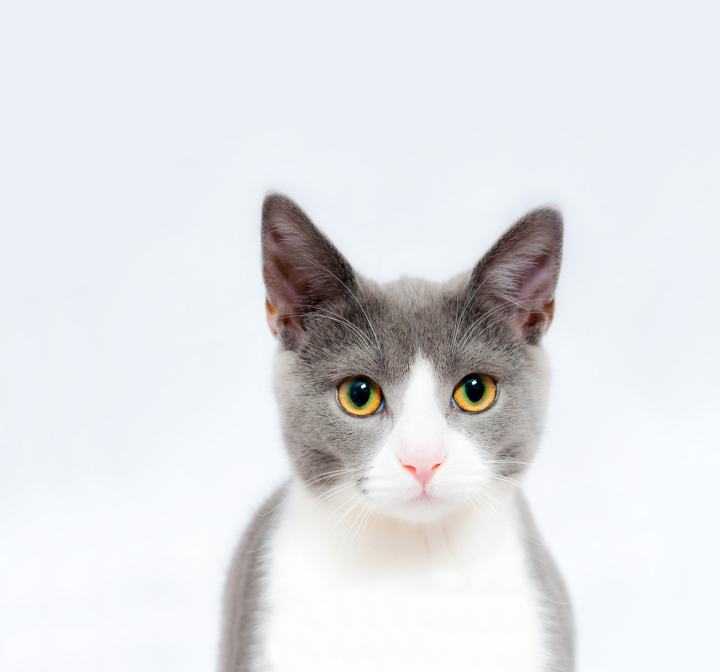
#> input picture example_images/cat.jpg, 2160 x 2016 px (shown at 1/3 size)
$ jupyter execute '1.Pillow库.ipynb'
#> lines starting #> are read from the running program, lines starting #| are printed output that depends on the picture
# 1.Pillow库的安装和导入

Pillow是Python用来进行图像处理的第三方库，其安装方式如下：

在Pillow库中，有大量的模块和插件，其中最常用的是Image模块，其它模块都是在Image模块基础上进一步对图像进行处理，Image模块导入方式如下：

[cell 1]
from PIL import Image

# 2.图像的表示

图像由一个个像素点组成，每个像素点包含三元组RGB。

## 2.1 提取像素点

[cell 2]
from PIL import Image
img = Image.open('../example_images/cat.jpg')
#> img is the input picture: PIL image 2160x2016 RGB; mean R, G, B 225.5, 227, 229.9
position=(0,0) # (0,0)图像中像素点位置
img.getpixel(position)
#> Out = (236, 241, 247)

## 2.2 替换像素点

[cell 3]
# 替换像素点的RGB值
img.putpixel((0,0),(0,0,0))
# 展示替换后的像素点
img.getpixel((0,0))
#> Out = (0, 0, 0)

# 3.图像基本操作

## 3.1 读取显示图像

[cell 4]
from PIL import Image
img = Image.open('../example_images/cat.jpg')
img.show()

## 3.2 保存图像

[cell 5]
img.save('../example_images/cat_copy.jpg')

## 3.3 裁剪图像

[cell 6]
# 矩形区域像素坐标x1,y1,x2,y2
zone = (300, 200, 800, 500)
crop_img = img.crop(zone)
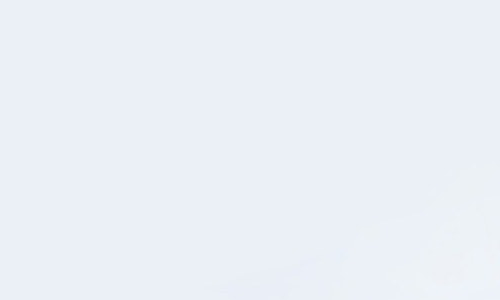
#> crop_img: PIL image 500x300 RGB; mean R, G, B 235.2, 240.1, 246.1
crop_img.show()

## 3.4 图像灰度化

[cell 7]
# 图像转换为灰度图
grey_img = img.convert('L')
grey_img.show()

[cell 8]
# 图像转换为黑白图
black_img = img.convert('1') # 每个像素点内非黑即白0和255
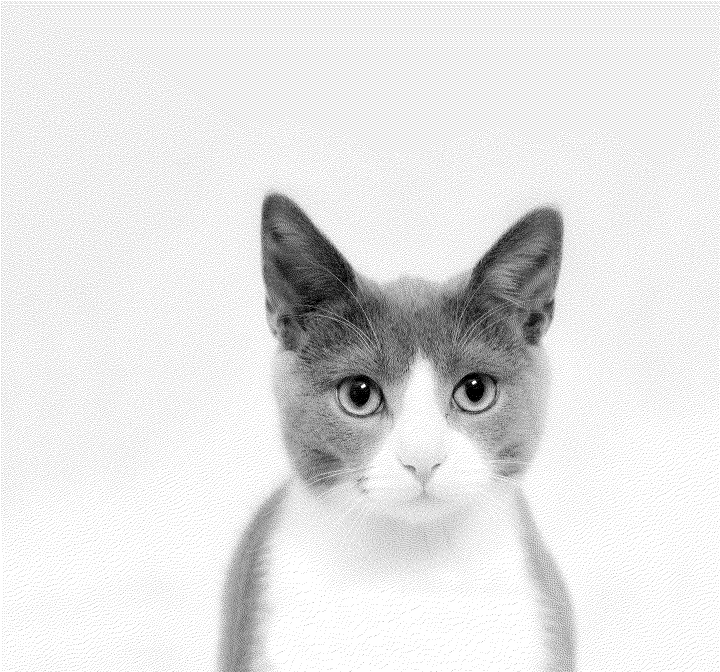
#> black_img: PIL image 2160x2016 1 (shown at 1/3 size); 88.8% white; black in thin lines or dots
black_img.show()

[cell 9]
# 对比灰度图和黑白图
v1 = grey_img.getpixel((0,0))
#> v1 = 240
v2 = black_img.getpixel((0,0))
#> v2 = 255
print(v1,v2)
#| 240 255

## 3.5  图像缩放

[cell 10]
resize_img = img.resize((500, 500))
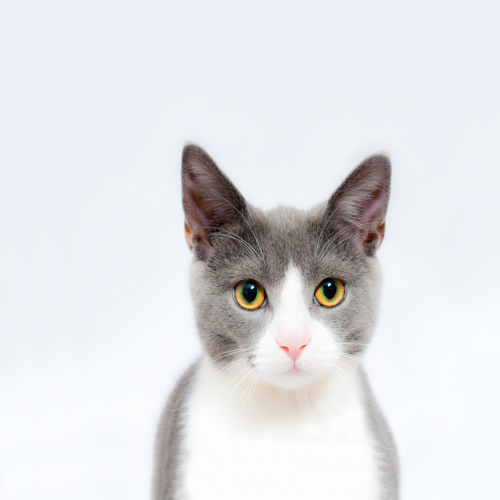
#> resize_img: PIL image 500x500 RGB; mean R, G, B 225.5, 227, 229.9
resize_img.show()

## 3.6 图像旋转

[cell 11]
# 默认逆时针旋转
rotate_img = img.rotate(90)
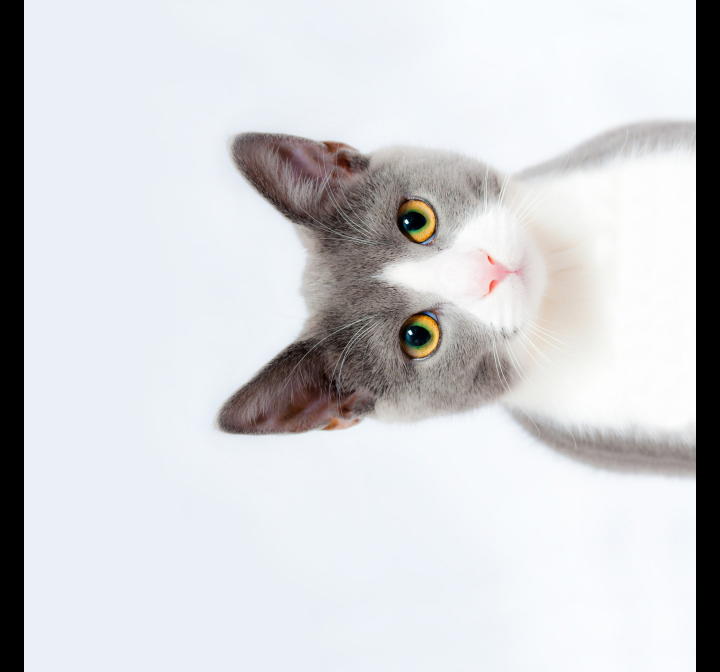
#> rotate_img: PIL image 2160x2016 RGB (shown at 1/3 size); mean R, G, B 209.5, 210.7, 213.3
rotate_img.show()

## 3.7 图像色度调整

### 3.7.1 亮度调整

[cell 12]
# 图像亮度的调整
from PIL import ImageEnhance
brightness_img = ImageEnhance.Brightness(img).enhance(2) # 1亮度不变、2亮度翻倍
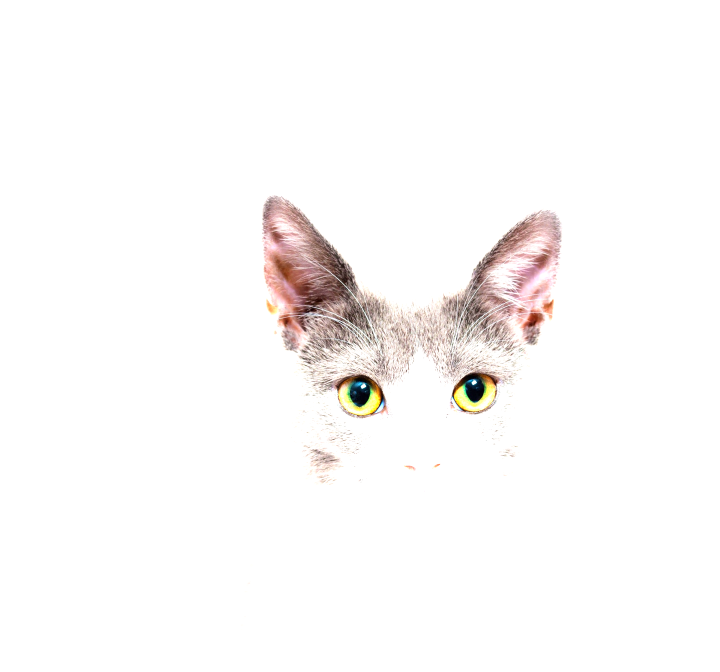
#> brightness_img: PIL image 2160x2016 RGB (shown at 1/3 size); mean R, G, B 251, 249.1, 248.5
brightness_img.show()

[cell 13]
# 原图像某个像素点的RGB值
img.getpixel((300,300))
#> Out = (235, 240, 246)

[cell 14]
# 亮度调整后某个像素点的RGB值
brightness_img.getpixel((300,300))
#> Out = (255, 255, 255)

注意，亮度调整本质上是像素点RGB取值的翻倍，但是不能超过255。

### 3.7.2  对比度调整

[cell 15]
# 图像对比度的调整
contrast_img = ImageEnhance.Contrast(img).enhance(2) # 像素点RGB取值接近255,则变大；接近0,则变小
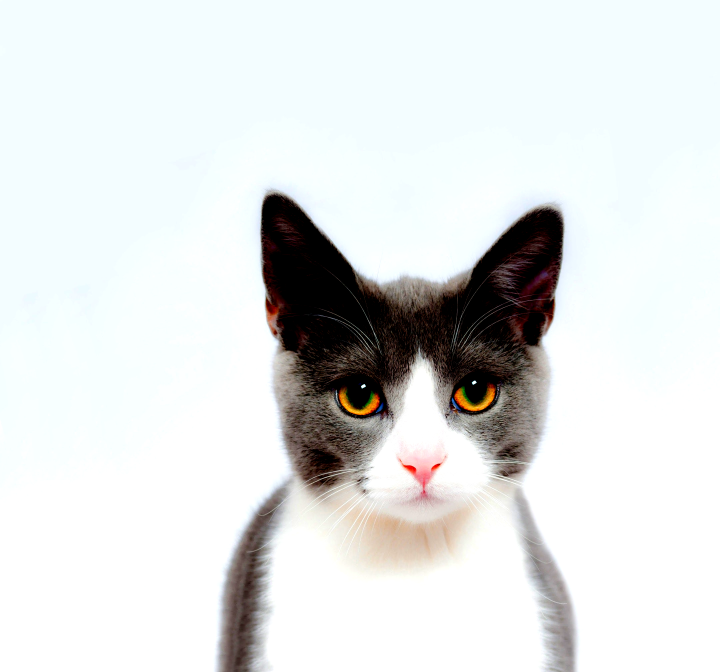
#> contrast_img: PIL image 2160x2016 RGB (shown at 1/3 size); mean R, G, B 223.2, 225.8, 225.4
contrast_img.show()

[cell 16]
# 调整对比度后RGB值
contrast_img.getpixel((300,300))
#> Out = (243, 253, 255)
